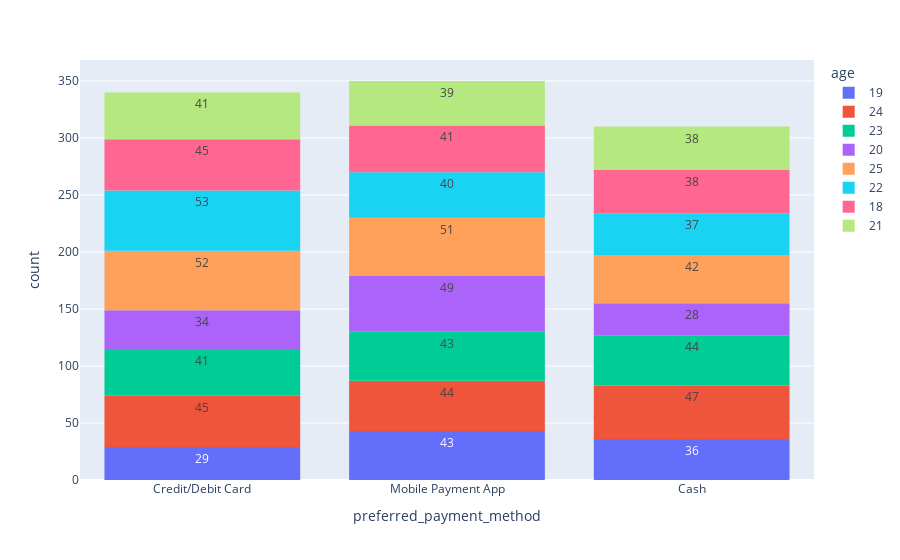

The code cell stored with this chart in its notebook:
### Code cell
#What is the distribution of prefered payment method among different age groups?
fig = px.histogram(df, x='preferred_payment_method', text_auto= True, color='age')
fig.show()

### Figure 1 — Plotly figure (JSON) as saved in the notebook; plotly's stock layout.template omitted (floating-point values rounded to 4 significant figures; data arrays with more than 128 entries replaced by an {"elided": "..."} marker saying what was removed)
{"data": [{"alignmentgroup": "True", "bingroup": "x", "hovertemplate": "age=19<br>preferred_payment_method=%{x}<br>count=%{y}<extra></extra>", "legendgroup": "19", "marker": {"color": "#636efa", "pattern": {"shape": ""}}, "name": "19", "offsetgroup": "19", "orientation": "v", "showlegend": true, "texttemplate": "%{value}", "type": "histogram", "x": ["Credit/Debit Card", "Mobile Payment App", "Credit/Debit Card", "Credit/Debit Card", "Mobile Payment App", "Mobile Payment App", "Cash", "Mobile Payment App", "Mobile Payment App", "Mobile Payment App", "Cash", "Mobile Payment App", "Mobile Payment App", "Cash", "Credit/Debit Card", "Mobile Payment App", "Cash", "Credit/Debit Card", "Cash", "Cash", "Credit/Debit Card", "Mobile Payment App", "Credit/Debit Card", "Cash", "Cash", "Cash", "Mobile Payment App", "Mobile Payment App", "Mobile Payment App", "Credit/Debit Card", "Mobile Payment App", "Credit/Debit Card", "Mobile Payment App", "Credit/Debit Card", "Cash", "Cash", "Mobile Payment App", "Mobile Payment App", "Credit/Debit Card", "Cash", "Credit/Debit Card", "Cash", "Cash", "Mobile Payment App", "Mobile Payment App", "Credit/Debit Card", "Mobile Payment App", "Cash", "Mobile Payment App", "Cash", "Credit/Debit Card", "Cash", "Mobile Payment App", "Cash", "Credit/Debit Card", "Mobile Payment App", "Mobile Payment App", "Cash", "Cash", "Mobile Payment App", "Cash", "Cash", "Credit/Debit Card", "Cash", "Mobile Payment App", "Credit/Debit Card", "Mobile Payment App", "Credit/Debit Card", "Mobile Payment App", "Cash", "Mobile Payment App", "Mobile Payment App", "Credit/Debit Card", "Cash", "Credit/Debit Card", "Credit/Debit Card", "Credit/Debit Card", "Mobile Payment App", "Mobile Payment App", "Credit/Debit Card", "Cash", "Mobile Payment App", "Credit/Debit Card", "Mobile Payment App", "Mobile Payment App", "Mobile Payment App", "Credit/Debit Card", "Credit/Debit Card", "Cash", "Mobile Payment App", "Mobile Payment App", "Cash", "Cash", "Cash", "Cash", "Mobile Payment App", "Mobile Payment App", "Cash", "Cash", "Credit/Debit Card", "Cash", "Mobile Payment App", "Credit/Debit Card", "Cash", "Credit/Debit Card", "Mobile Payment App", "Cash", "Mobile Payment App"], "xaxis": "x", "yaxis": "y"}, {"alignmentgroup": "True", "bingroup": "x", "hovertemplate": "age=24<br>preferred_payment_method=%{x}<br>count=%{y}<extra></extra>", "legendgroup": "24", "marker": {"color": "#EF553B", "pattern": {"shape": ""}}, "name": "24", "offsetgroup": "24", "orientation": "v", "showlegend": true, "texttemplate": "%{value}", "type": "histogram", "x": {"elided": "136 str values"}, "xaxis": "x", "yaxis": "y"}, {"alignmentgroup": "True", "bingroup": "x", "hovertemplate": "age=23<br>preferred_payment_method=%{x}<br>count=%{y}<extra></extra>", "legendgroup": "23", "marker": {"color": "#00cc96", "pattern": {"shape": ""}}, "name": "23", "offsetgroup": "23", "orientation": "v", "showlegend": true, "texttemplate": "%{value}", "type": "histogram", "x": ["Mobile Payment App", "Credit/Debit Card", "Mobile Payment App", "Credit/Debit Card", "Cash", "Mobile Payment App", "Mobile Payment App", "Mobile Payment App", "Mobile Payment App", "Cash", "Cash", "Credit/Debit Card", "Credit/Debit Card", "Mobile Payment App", "Mobile Payment App", "Cash", "Cash", "Credit/Debit Card", "Mobile Payment App", "Mobile Payment App", "Mobile Payment App", "Credit/Debit Card", "Mobile Payment App", "Mobile Payment App", "Mobile Payment App", "Cash", "Cash", "Credit/Debit Card", "Credit/Debit Card", "Credit/Debit Card", "Credit/Debit Card", "Cash", "Cash", "Cash", "Cash", "Cash", "Credit/Debit Card", "Mobile Payment App", "Credit/Debit Card", "Cash", "Cash", "Mobile Payment App", "Mobile Payment App", "Cash", "Cash", "Mobile Payment App", "Credit/Debit Card", "Mobile Payment App", "Cash", "Credit/Debit Card", "Mobile Payment App", "Credit/Debit Card", "Credit/Debit Card", "Cash", "Cash", "Mobile Payment App", "Cash", "Mobile Payment App", "Mobile Payment App", "Cash", "Mobile Payment App", "Credit/Debit Card", "Mobile Payment App", "Mobile Payment App", "Cash", "Credit/Debit Card", "Mobile Payment App", "Credit/Debit Card", "Credit/Debit Card", "Mobile Payment App", "Mobile Payment App", "Credit/Debit Card", "Credit/Debit Card", "Mobile Payment App", "Credit/Debit Card", "Credit/Debit Card", "Credit/Debit Card", "Credit/Debit Card", "Cash", "Mobile Payment App", "Credit/Debit Card", "Credit/Debit Card", "Cash", "Cash", "Cash", "Cash", "Cash", "Credit/Debit Card", "Credit/Debit Card", "Cash", "Mobile Payment App", "Mobile Payment App", "Cash", "Credit/Debit Card", "Cash", "Credit/Debit Card", "Mobile Payment App", "Cash", "Cash", "Credit/Debit Card", "Credit/Debit Card", "Cash", "Credit/Debit Card", "Cash", "Cash", "Cash", "Mobile Payment App", "Mobile Payment App", "Cash", "Mobile Payment App", "Mobile Payment App", "Cash", "Credit/Debit Card", "Mobile Payment App", "Credit/Debit Card", "Cash", "Credit/Debit Card", "Credit/Debit Card", "Credit/Debit Card", "Cash", "Cash", "Credit/Debit Card", "Mobile Payment App", "Mobile Payment App", "Mobile Payment App", "Mobile Payment App", "Cash", "Cash"], "xaxis": "x", "yaxis": "y"}, {"alignmentgroup": "True", "bingroup": "x", "hovertemplate": "age=20<br>preferred_payment_method=%{x}<br>count=%{y}<extra></extra>", "legendgroup": "20", "marker": {"color": "#ab63fa", "pattern": {"shape": ""}}, "name": "20", "offsetgroup": "20", "orientation": "v", "showlegend": true, "texttemplate": "%{value}", "type": "histogram", "x": ["Credit/Debit Card", "Mobile Payment App", "Credit/Debit Card", "Credit/Debit Card", "Mobile Payment App", "Cash", "Mobile Payment App", "Mobile Payment App", "Mobile Payment App", "Mobile Payment App", "Mobile Payment App", "Credit/Debit Card", "Cash", "Mobile Payment App", "Credit/Debit Card", "Cash", "Credit/Debit Card", "Mobile Payment App", "Cash", "Mobile Payment App", "Mobile Payment App", "Cash", "Mobile Payment App", "Credit/Debit Card", "Credit/Debit Card", "Cash", "Mobile Payment App", "Mobile Payment App", "Credit/Debit Card", "Mobile Payment App", "Credit/Debit Card", "Mobile Payment App", "Credit/Debit Card", "Cash", "Cash", "Cash", "Credit/Debit Card", "Mobile Payment App", "Cash", "Mobile Payment App", "Credit/Debit Card", "Credit/Debit Card", "Mobile Payment App", "Credit/Debit Card", "Cash", "Credit/Debit Card", "Cash", "Mobile Payment App", "Mobile Payment App", "Mobile Payment App", "Mobile Payment App", "Credit/Debit Card", "Credit/Debit Card", "Mobile Payment App", "Cash", "Mobile Payment App", "Credit/Debit Card", "Cash", "Mobile Payment App", "Credit/Debit Card", "Mobile Payment App", "Credit/Debit Card", "Cash", "Credit/Debit Card", "Cash", "Mobile Payment App", "Cash", "Cash", "Mobile Payment App", "Mobile Payment App", "Cash", "Mobile Payment App", "Cash", "Credit/Debit Card", "Credit/Debit Card", "Cash", "Mobile Payment App", "Cash", "Credit/Debit Card", "Cash", "Mobile Payment App", "Mobile Payment App", "Credit/Debit Card", "Mobile Payment App", "Credit/Debit Card", "Credit/Debit Card", "Mobile Payment App", "Credit/Debit Card", "Credit/Debit Card", "Mobile Payment App", "Cash", "Mobile Payment App", "Mobile Payment App", "Mobile Payment App", "Mobile Payment App", "Cash", "Mobile Payment App", "Cash", "Mobile Payment App", "Credit/Debit Card", "Credit/Debit Card", "Mobile Payment App", "Mobile Payment App", "Credit/Debit Card", "Cash", "Mobile Payment App", "Cash", "Mobile Payment App", "Credit/Debit Card", "Mobile Payment App", "Mobile Payment App"], "xaxis": "x", "yaxis": "y"}, {"alignmentgroup": "True", "bingroup": "x", "hovertemplate": "age=25<br>preferred_payment_method=%{x}<br>count=%{y}<extra></extra>", "legendgroup": "25", "marker": {"color": "#FFA15A", "pattern": {"shape": ""}}, "name": "25", "offsetgroup": "25", "orientation": "v", "showlegend": true, "texttemplate": "%{value}", "type": "histogram", "x": {"elided": "145 str values"}, "xaxis": "x", "yaxis": "y"}, {"alignmentgroup": "True", "bingroup": "x", "hovertemplate": "age=22<br>preferred_payment_method=%{x}<br>count=%{y}<extra></extra>", "legendgroup": "22", "marker": {"color": "#19d3f3", "pattern": {"shape": ""}}, "name": "22", "offsetgroup": "22", "orientation": "v", "showlegend": true, "texttemplate": "%{value}", "type": "histogram", "x": {"elided": "130 str values"}, "xaxis": "x", "yaxis": "y"}, {"alignmentgroup": "True", "bingroup": "x", "hovertemplate": "age=18<br>preferred_payment_method=%{x}<br>count=%{y}<extra></extra>", "legendgroup": "18", "marker": {"color": "#FF6692", "pattern": {"shape": ""}}, "name": "18", "offsetgroup": "18", "orientation": "v", "showlegend": true, "texttemplate": "%{value}", "type": "histogram", "x": ["Mobile Payment App", "Cash", "Credit/Debit Card", "Mobile Payment App", "Cash", "Mobile Payment App", "Credit/Debit Card", "Mobile Payment App", "Credit/Debit Card", "Credit/Debit Card", "Credit/Debit Card", "Credit/Debit Card", "Credit/Debit Card", "Cash", "Credit/Debit Card", "Cash", "Mobile Payment App", "Credit/Debit Card", "Credit/Debit Card", "Credit/Debit Card", "Mobile Payment App", "Cash", "Credit/Debit Card", "Credit/Debit Card", "Credit/Debit Card", "Cash", "Credit/Debit Card", "Mobile Payment App", "Credit/Debit Card", "Cash", "Credit/Debit Card", "Mobile Payment App", "Credit/Debit Card", "Mobile Payment App", "Cash", "Cash", "Mobile Payment App", "Mobile Payment App", "Mobile Payment App", "Credit/Debit Card", "Credit/Debit Card", "Cash", "Cash", "Credit/Debit Card", "Mobile Payment App", "Cash", "Credit/Debit Card", "Mobile Payment App", "Cash", "Credit/Debit Card", "Mobile Payment App", "Credit/Debit Card", "Cash", "Mobile Payment App", "Cash", "Credit/Debit Card", "Credit/Debit Card", "Cash", "Mobile Payment App", "Cash", "Mobile Payment App", "Cash", "Credit/Debit Card", "Credit/Debit Card", "Cash", "Cash", "Cash", "Credit/Debit Card", "Cash", "Cash", "Cash", "Credit/Debit Card", "Mobile Payment App", "Credit/Debit Card", "Mobile Payment App", "Cash", "Cash", "Mobile Payment App", "Mobile Payment App", "Mobile Payment App", "Mobile Payment App", "Cash", "Mobile Payment App", "Cash", "Credit/Debit Card", "Credit/Debit Card", "Credit/Debit Card", "Credit/Debit Card", "Credit/Debit Card", "Credit/Debit Card", "Mobile Payment App", "Cash", "Mobile Payment App", "Cash", "Mobile Payment App", "Cash", "Mobile Payment App", "Cash", "Mobile Payment App", "Credit/Debit Card", "Cash", "Cash", "Mobile Payment App", "Mobile Payment App", "Credit/Debit Card", "Mobile Payment App", "Credit/Debit Card", "Mobile Payment App", "Mobile Payment App", "Cash", "Mobile Payment App", "Credit/Debit Card", "Mobile Payment App", "Cash", "Mobile Payment App", "Cash", "Credit/Debit Card", "Credit/Debit Card", "Credit/Debit Card", "Credit/Debit Card", "Mobile Payment App", "Cash", "Mobile Payment App", "Mobile Payment App"], "xaxis": "x", "yaxis": "y"}, {"alignmentgroup": "True", "bingroup": "x", "hovertemplate": "age=21<br>preferred_payment_method=%{x}<br>count=%{y}<extra></extra>", "legendgroup": "21", "marker": {"color": "#B6E880", "pattern": {"shape": ""}}, "name": "21", "offsetgroup": "21", "orientation": "v", "showlegend": true, "texttemplate": "%{value}", "type": "histogram", "x": ["Credit/Debit Card", "Mobile Payment App", "Cash", "Cash", "Credit/Debit Card", "Credit/Debit Card", "Cash", "Mobile Payment App", "Cash", "Mobile Payment App", "Cash", "Mobile Payment App", "Credit/Debit Card", "Cash", "Credit/Debit Card", "Mobile Payment App", "Cash", "Credit/Debit Card", "Cash", "Credit/Debit Card", "Cash", "Mobile Payment App", "Credit/Debit Card", "Credit/Debit Card", "Mobile Payment App", "Credit/Debit Card", "Credit/Debit Card", "Credit/Debit Card", "Cash", "Cash", "Mobile Payment App", "Credit/Debit Card", "Mobile Payment App", "Mobile Payment App", "Cash", "Cash", "Credit/Debit Card", "Credit/Debit Card", "Credit/Debit Card", "Mobile Payment App", "Mobile Payment App", "Mobile Payment App", "Mobile Payment App", "Mobile Payment App", "Credit/Debit Card", "Credit/Debit Card", "Mobile Payment App", "Credit/Debit Card", "Mobile Payment App", "Cash", "Mobile Payment App", "Cash", "Mobile Payment App", "Mobile Payment App", "Credit/Debit Card", "Credit/Debit Card", "Credit/Debit Card", "Mobile Payment App", "Cash", "Credit/Debit Card", "Mobile Payment App", "Cash", "Cash", "Credit/Debit Card", "Credit/Debit Card", "Cash", "Credit/Debit Card", "Mobile Payment App", "Mobile Payment App", "Cash", "Cash", "Credit/Debit Card", "Cash", "Cash", "Credit/Debit Card", "Cash", "Mobile Payment App", "Credit/Debit Card", "Mobile Payment App", "Credit/Debit Card", "Mobile Payment App", "Mobile Payment App", "Mobile Payment App", "Cash", "Cash", "Credit/Debit Card", "Cash", "Credit/Debit Card", "Cash", "Credit/Debit Card", "Cash", "Mobile Payment App", "Cash", "Credit/Debit Card", "Cash", "Credit/Debit Card", "Credit/Debit Card", "Mobile Payment App", "Cash", "Cash", "Mobile Payment App", "Cash", "Mobile Payment App", "Mobile Payment App", "Mobile Payment App", "Mobile Payment App", "Mobile Payment App", "Credit/Debit Card", "Cash", "Mobile Payment App", "Credit/Debit Card", "Mobile Payment App", "Credit/Debit Card", "Credit/Debit Card", "Cash", "Credit/Debit Card", "Cash", "Cash"], "xaxis": "x", "yaxis": "y"}], "layout": {"barmode": "relative", "legend": {"title": {"text": "age"}, "tracegroupgap": 0}, "margin": {"t": 60}, "xaxis": {"anchor": "y", "domain": [0, 1], "title": {"text": "preferred_payment_method"}}, "yaxis": {"anchor": "x", "domain": [0, 1], "title": {"text": "count"}}}}
